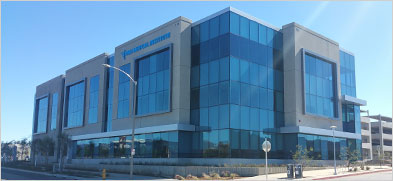
#> input picture sanmarcos.jpg, 393 x 181 px
$ python EXTRACT_BGR.py
#> lines starting #> are read from the running program, lines starting #| are printed output that depends on the picture
import cv2
import numpy as np
img = cv2.imread('sanmarcos.jpg')
#> img is the input picture: shape (181, 393, 3); mean B, G, R 173.1, 140.8, 101
cv2.imshow('orginal image ', img)
cv2.waitKey(0)

B,G,R=cv2.split(img)
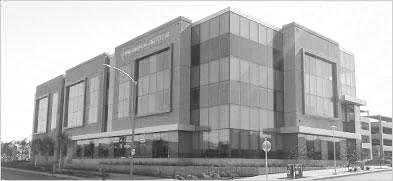
#> B: shape (181, 393); min 41, max 255, mean 173.1
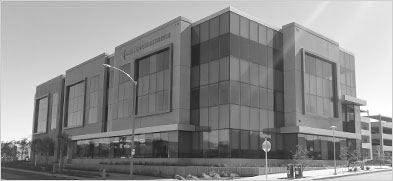
#> G: shape (181, 393); min 29, max 255, mean 140.8
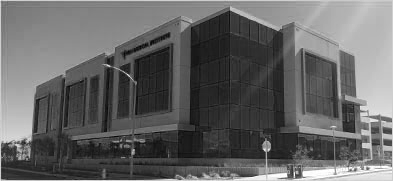
#> R: shape (181, 393); min 0, max 255, mean 101

zeros=np.zeros(img.shape[:2],dtype="uint8")

cv2.imshow("red",cv2.merge([zeros,zeros,R]))
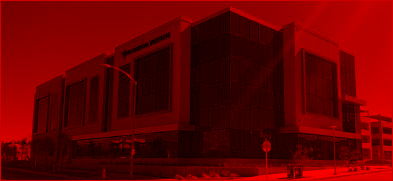
#> window 'red': shape (181, 393, 3); mean B, G, R 0, 0, 101

cv2.imshow("Green",cv2.merge([zeros,G,zeros]))
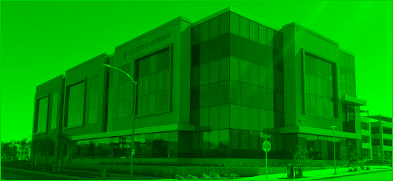
#> window 'Green': shape (181, 393, 3); mean B, G, R 0, 140.8, 0

cv2.imshow("blue",cv2.merge([B,zeros,zeros]))
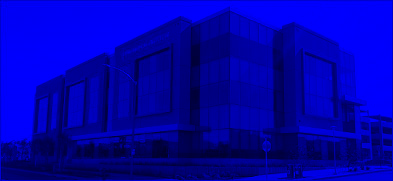
#> window 'blue': shape (181, 393, 3); mean B, G, R 173.1, 0, 0

cv2.waitKey(0)
cv2.destroyAllWindows()
